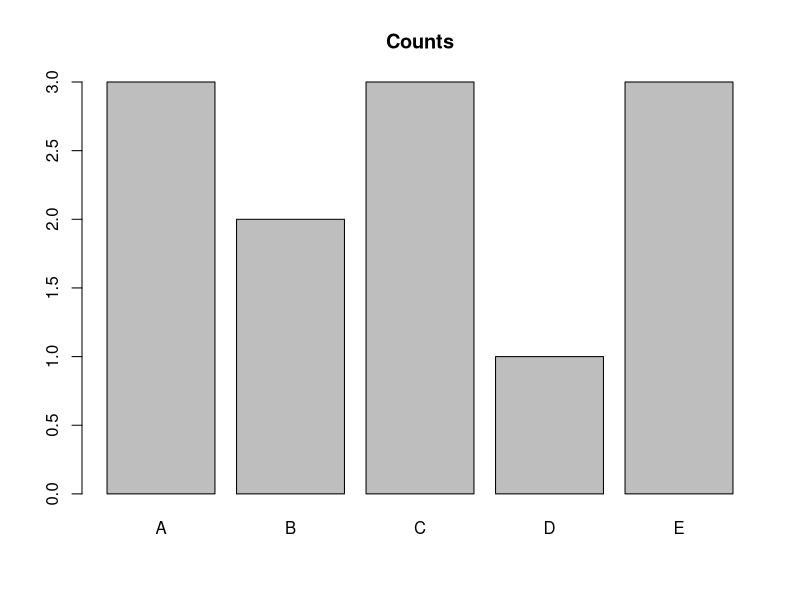
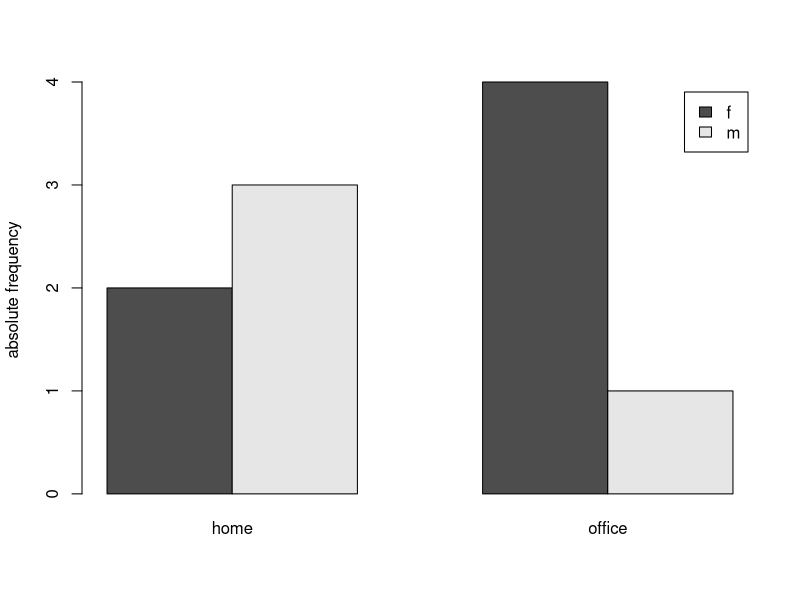
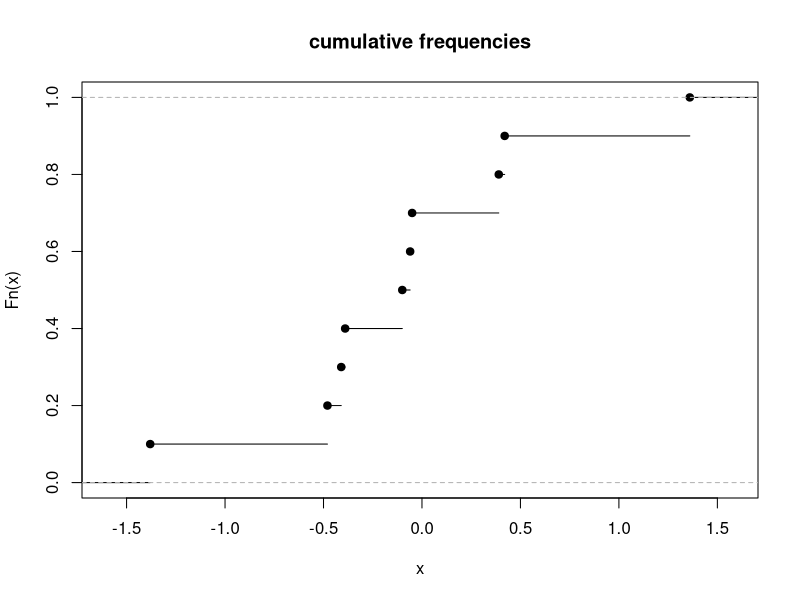

R code for these plots, in order:
## ---- chunk 1
wants <- c("epitools")
has   <- wants %in% rownames(installed.packages())
if(any(!has)) install.packages(wants[!has])
## ---- chunk 2
set.seed(1.234)
(myLetters <- sample(LETTERS[1:5], 12, replace=TRUE))
(tab <- table(myLetters))
names(tab)
tab["B"]
## ---- chunk 3
barplot(tab, main="Counts")
## ---- chunk 4
(relFreq <- prop.table(tab))
## ---- chunk 5
cumsum(relFreq)
## ---- chunk 6
letFac <- factor(myLetters, levels=c(LETTERS[1:5], "Q"))
letFac
table(letFac)
## ---- chunk 7
(vec <- rep(rep(c("f", "m"), 3), c(1, 3, 2, 4, 1, 2)))
## ---- chunk 8
(res <- rle(vec))
## ---- chunk 9
length(res$lengths)
## ---- chunk 10
inverse.rle(res)
## ---- chunk 11
N    <- 10
(sex <- factor(sample(c("f", "m"), N, replace=TRUE)))
(work <- factor(sample(c("home", "office"), N, replace=TRUE)))
(cTab <- table(sex, work))
## ---- chunk 12
summary(cTab)
## ---- chunk 13
barplot(cTab, beside=TRUE, legend.text=rownames(cTab), ylab="absolute frequency")
## ---- chunk 14
counts   <- sample(0:5, N, replace=TRUE)
(persons <- data.frame(sex, work, counts))
## ---- chunk 15
xtabs(~ sex + work, data=persons)
xtabs(counts ~ sex + work, data=persons)
## ---- chunk 16
apply(cTab, MARGIN=1, FUN=sum)
colMeans(cTab)
addmargins(cTab, c(1, 2), FUN=mean)
## ---- chunk 17
(relFreq <- prop.table(cTab))
## ---- chunk 18
prop.table(cTab, 1)
## ---- chunk 19
prop.table(cTab, 2)
## ---- chunk 20
(group <- factor(sample(c("A", "B"), 10, replace=TRUE)))
ftable(work, sex, group, row.vars="work", col.vars=c("sex", "group"))
## ---- chunk 21
library(epitools)
expand.table(cTab)
## ---- chunk 22
as.data.frame(cTab, stringsAsFactors=TRUE)
## ---- chunk 23
(vec <- round(rnorm(10), 2))
Fn <- ecdf(vec)
Fn(vec)
100 * Fn(0.1)
Fn(sort(vec))
knots(Fn)
## ---- chunk 24
plot(Fn, main="cumulative frequencies")
## ---- chunk 25
try(detach(package:epitools))
